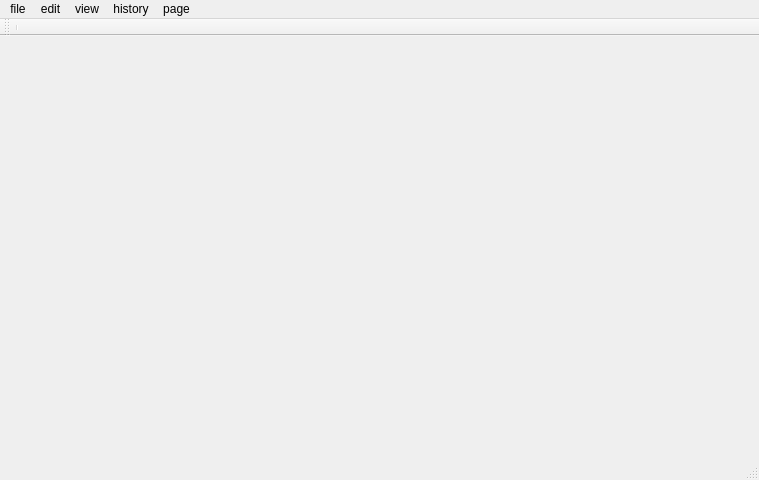
<?xml version="1.0" encoding="UTF-8"?>
<ui version="4.0">
 <class>MainWindow</class>
 <widget class="QMainWindow" name="MainWindow">
  <property name="geometry">
   <rect>
    <x>0</x>
    <y>0</y>
    <width>759</width>
    <height>480</height>
   </rect>
  </property>
  <property name="windowTitle">
   <string>MainWindow</string>
  </property>
  <widget class="QWidget" name="centralWidget"/>
  <widget class="QToolBar" name="mainToolBar">
   <property name="autoFillBackground">
    <bool>true</bool>
   </property>
   <property name="movable">
    <bool>true</bool>
   </property>
   <attribute name="toolBarArea">
    <enum>TopToolBarArea</enum>
   </attribute>
   <attribute name="toolBarBreak">
    <bool>false</bool>
   </attribute>
   <addaction name="separator"/>
  </widget>
  <widget class="QStatusBar" name="statusBar"/>
  <widget class="QMenuBar" name="menuBar">
   <property name="geometry">
    <rect>
     <x>0</x>
     <y>0</y>
     <width>759</width>
     <height>25</height>
    </rect>
   </property>
   <widget class="QMenu" name="menuHistory">
    <property name="title">
     <string>history</string>
    </property>
    <addaction name="actionRestore_previous_session"/>
    <addaction name="actionShow_all_history"/>
    <addaction name="actionClear_all_history"/>
   </widget>
   <widget class="QMenu" name="menuFile">
    <property name="title">
     <string>file</string>
    </property>
    <addaction name="actionNew_tab"/>
   </widget>
   <widget class="QMenu" name="menuPage">
    <property name="title">
     <string>page</string>
    </property>
    <addaction name="actionAdd_to_home_page"/>
   </widget>
   <widget class="QMenu" name="menuView">
    <property name="title">
     <string>view</string>
    </property>
    <addaction name="actionTool_bar"/>
   </widget>
   <widget class="QMenu" name="menuEdit">
    <property name="title">
     <string>edit</string>
    </property>
    <addaction name="actionSettings"/>
   </widget>
   <addaction name="menuFile"/>
   <addaction name="menuEdit"/>
   <addaction name="menuView"/>
   <addaction name="menuHistory"/>
   <addaction name="menuPage"/>
  </widget>
  <action name="actionRecently_closed_tabs">
   <property name="text">
    <string>recently closed tabs</string>
   </property>
  </action>
  <action name="actionRecenly_closed_tabs">
   <property name="text">
    <string>recenly closed tabs</string>
   </property>
  </action>
  <action name="actionNew_tab">
   <property name="text">
    <string>new tab</string>
   </property>
   <property name="shortcut">
    <string>Ctrl+T</string>
   </property>
  </action>
  <action name="actionRestore_previous_session">
   <property name="text">
    <string>restore previous session</string>
   </property>
  </action>
  <action name="actionAdd_to_home_page">
   <property name="text">
    <string>add/remove to home page</string>
   </property>
  </action>
  <action name="actionTool_bar">
   <property name="checkable">
    <bool>true</bool>
   </property>
   <property name="text">
    <string>tool bar</string>
   </property>
  </action>
  <action name="actionShow_all_history">
   <property name="text">
    <string>show all history</string>
   </property>
  </action>
  <action name="actionClear_all_history">
   <property name="text">
    <string>clear all history</string>
   </property>
  </action>
  <action name="actionSettings">
   <property name="text">
    <string>settings</string>
   </property>
  </action>
 </widget>
 <layoutdefault spacing="6" margin="11"/>
 <resources/>
 <connections/>
</ui>
